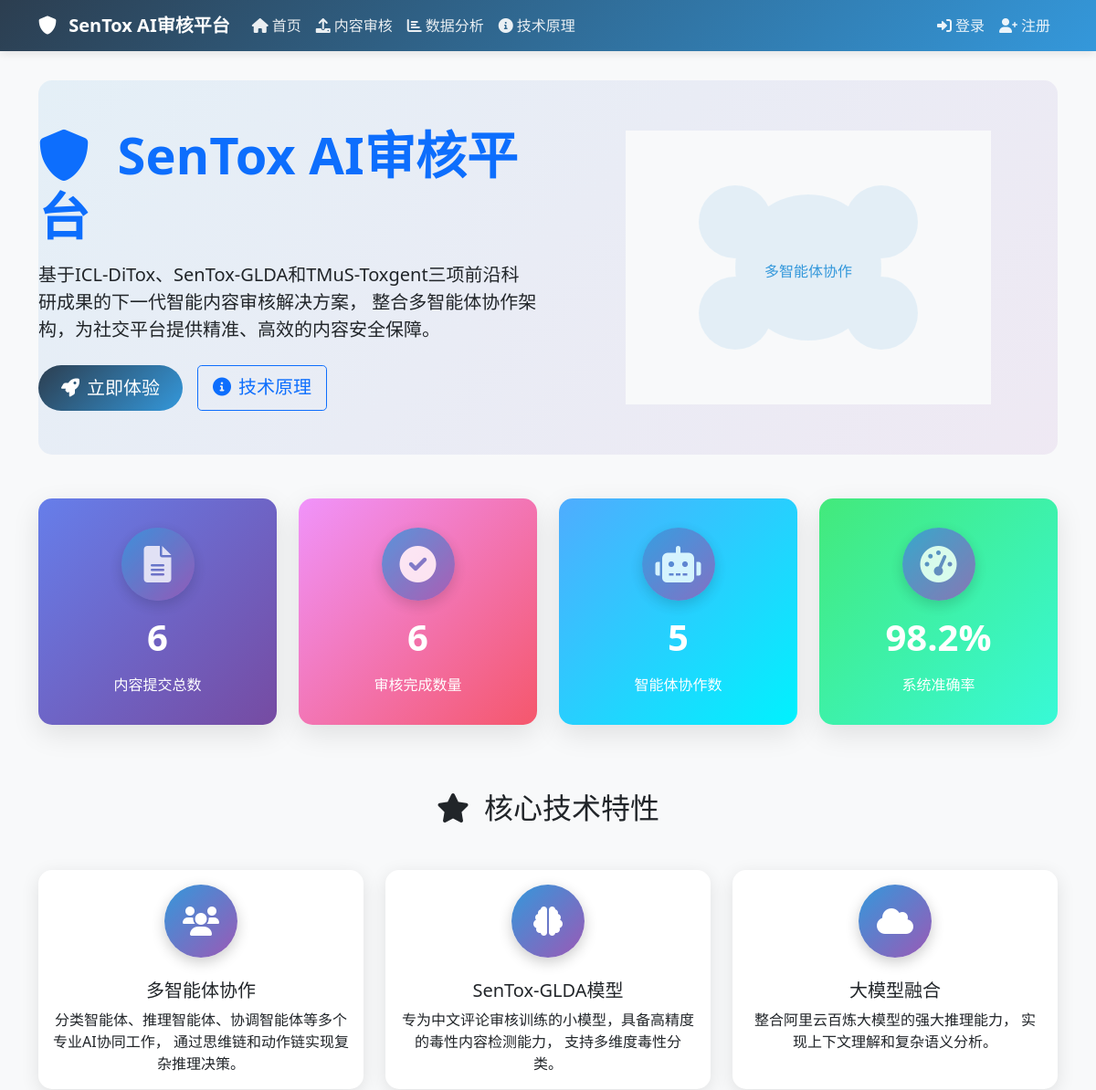
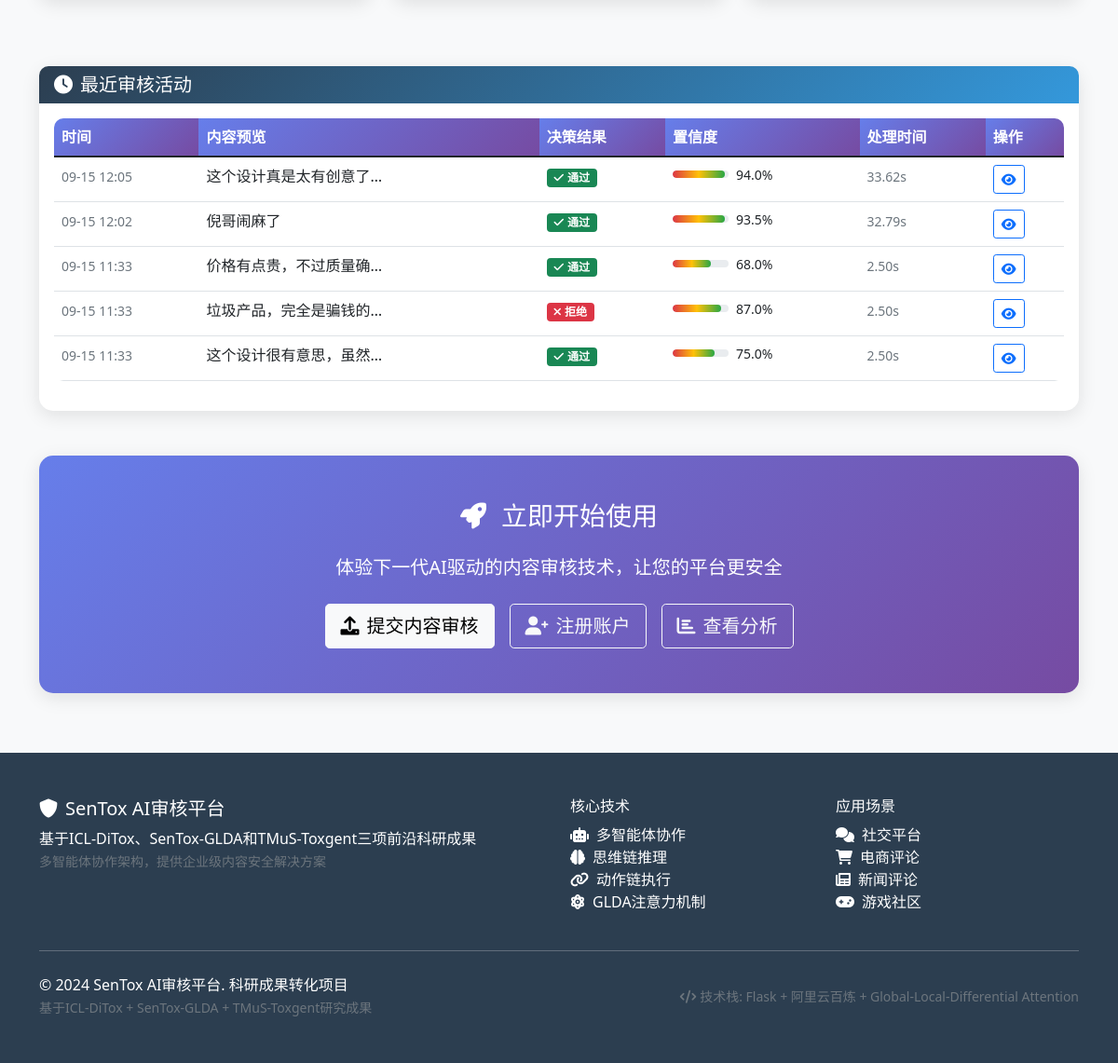
The page / on the database its author committed (2 pictures, top to bottom).
### models.py (models this page shows, shortened)
class ModerationRecord(db.Model):
    id = db.Column(db.Integer, primary_key=True)
    submission_id = db.Column(db.Integer, db.ForeignKey('content_submission.id'), nullable=False)
    initial_classification = db.Column(db.String(20))  # safe, toxic
    initial_confidence = db.Column(db.Float)
    final_decision = db.Column(db.String(20))  # approved, rejected, needs_review
    final_confidence = db.Column(db.Float)
    reasoning_chain = db.Column(db.Text)  # JSON格式存储推理链
    toxicity_categories = db.Column(db.Text)  # JSON: 仇恨言论、暴力、色情等
    severity_level = db.Column(db.Integer)  # 1-5级严重程度
    agent_decisions = db.Column(db.Text)  # JSON格式存储各智能体决策
    coordination_log = db.Column(db.Text)  # 协调过程日志
    started_at = db.Column(db.DateTime, default=datetime.utcnow)
    completed_at = db.Column(db.DateTime)
    processing_time = db.Column(db.Float)  # 处理时间（秒）

class ContentSubmission(db.Model):
    id = db.Column(db.Integer, primary_key=True)
    content = db.Column(db.Text, nullable=False)
    content_type = db.Column(db.String(20), default='text')  # text, image, video
    platform = db.Column(db.String(50))  # weibo, douyin, wechat等
    submitted_by = db.Column(db.Integer, db.ForeignKey('user.id'))
    submitted_at = db.Column(db.DateTime, default=datetime.utcnow)
    status = db.Column(db.String(20), default='pending')  # pending, processing, completed
    moderation_records = db.relationship('ModerationRecord', backref='submission', lazy=True)

### routes/main.py (the view)
@main_bp.route('/')
def index():
    init_systems()
    total_submissions = ContentSubmission.query.count()
    total_moderated = ModerationRecord.query.count()
    recent_records = ModerationRecord.query.order_by(ModerationRecord.started_at.desc()).limit(5).all()
    return render_template('index.html',
                         total_submissions=total_submissions,
                         total_moderated=total_moderated,
                         recent_records=recent_records)

### templates/index.html (shortened to what this page needs)
{% extends "base.html" %}
{% block content %}
<div class="hero-section py-5 mb-5">
    <div class="row align-items-center">
        <div class="col-lg-6">
            <h1 class="display-4 fw-bold text-primary mb-3">
                <i class="fas fa-shield-alt me-3"></i>
                SenTox AI审核平台
            </h1>
            <p class="lead mb-4">
                基于<strong>ICL-DiTox</strong>、<strong>SenTox-GLDA</strong>和<strong>TMuS-Toxgent</strong>三项前沿科研成果的下一代智能内容审核解决方案，
                整合多智能体协作架构，为社交平台提供精准、高效的内容安全保障。
            </p>
            <div class="d-flex gap-3">
                <a href="{{ url_for('main.submit_content') }}" class="btn btn-primary btn-lg">
                    <i class="fas fa-rocket me-2"></i>立即体验
                </a>
                <a href="{{ url_for('main.about') }}" class="btn btn-outline-primary btn-lg">
                    <i class="fas fa-info-circle me-2"></i>技术原理
                </a>
            </div>
        </div>
        <div class="col-lg-6">
            <div class="text-center">
                <img
                     alt="多智能体系统示意图" class="img-fluid" style="max-width: 400px;">
            </div>
        </div>
    </div>
</div>
<div class="row mb-5">
    <div class="col-md-3 mb-4">
        <div class="stats-card">
            <div class="feature-icon">
                <i class="fas fa-file-alt"></i>
            </div>
            <h3>{{ total_submissions | default(0) }}</h3>
            <p class="mb-0">内容提交总数</p>
        </div>
    </div>
    <div class="col-md-3 mb-4">
        <div class="stats-card" style="background: linear-gradient(135deg, #f093fb 0%, #f5576c 100%);">
            <div class="feature-icon">
                <i class="fas fa-check-circle"></i>
            </div>
            <h3>{{ total_moderated | default(0) }}</h3>
            <p class="mb-0">审核完成数量</p>
        </div>
    </div>
    <div class="col-md-3 mb-4">
        <div class="stats-card" style="background: linear-gradient(135deg, #4facfe 0%, #00f2fe 100%);">
            <div class="feature-icon">
                <i class="fas fa-robot"></i>
            </div>
            <h3>5</h3>
            <p class="mb-0">智能体协作数</p>
        </div>
    </div>
    <div class="col-md-3 mb-4">
        <div class="stats-card" style="background: linear-gradient(135deg, #43e97b 0%, #38f9d7 100%);">
            <div class="feature-icon">
                <i class="fas fa-tachometer-alt"></i>
            </div>
            <h3>98.2%</h3>
            <p class="mb-0">系统准确率</p>
        </div>
    </div>
</div>
<div class="row mb-5">
    <div class="col-12">
        <h2 class="text-center mb-5">
            <i class="fas fa-star me-3"></i>核心技术特性
        </h2>
    </div>
    <div class="col-md-4 mb-4">
        <div class="card h-100">
            <div class="card-body text-center">
                <div class="feature-icon">
                    <i class="fas fa-users"></i>
                </div>
                <h5 class="card-title">多智能体协作</h5>
                <p class="card-text">
                    分类智能体、推理智能体、协调智能体等多个专业AI协同工作，
                    通过思维链和动作链实现复杂推理决策。
                </p>
            </div>
        </div>
    </div>
    <div class="col-md-4 mb-4">
        <div class="card h-100">
            <div class="card-body text-center">
                <div class="feature-icon">
                    <i class="fas fa-brain"></i>
                </div>
                <h5 class="card-title">SenTox-GLDA模型</h5>
                <p class="card-text">
                    专为中文评论审核训练的小模型，具备高精度的毒性内容检测能力，
                    支持多维度毒性分类。
                </p>
            </div>
        </div>
    </div>
    <div class="col-md-4 mb-4">
        <div class="card h-100">
            <div class="card-body text-center">
                <div class="feature-icon">
                    <i class="fas fa-cloud"></i>
                </div>
                <h5 class="card-title">大模型融合</h5>
                <p class="card-text">
                    整合阿里云百炼大模型的强大推理能力，
                    实现上下文理解和复杂语义分析。
                </p>
            </div>
        </div>
    </div>
</div>
{% if recent_records %}
<div class="row">
    <div class="col-12">
        <div class="card">
            <div class="card-header">
                <h5 class="mb-0">
                    <i class="fas fa-clock me-2"></i>最近审核活动
                </h5>
            </div>
            <div class="card-body">
                <div class="table-responsive">
                    <table class="table table-hover">
                        <thead>
                            <tr>
                                <th>时间</th>
                                <th>内容预览</th>
                                <th>决策结果</th>
                                <th>置信度</th>
                                <th>处理时间</th>
                                <th>操作</th>
                            </tr>
                        </thead>
                        <tbody>
                            {% for record in recent_records %}
                            <tr>
                                <td>
                                    <small class="text-muted">
                                        {{ record.started_at.strftime('%m-%d %H:%M') if record.started_at }}
                                    </small>
                                </td>
                                <td>
                                    <div style="max-width: 200px; overflow: hidden; text-overflow: ellipsis; white-space: nowrap;">
                                        {{ record.submission.content[:50] + '...' if record.submission.content|length > 50 else record.submission.content }}
                                    </div>
                                </td>
                                <td>
                                    {% if record.final_decision == 'approved' %}
                                        <span class="badge bg-success">
                                            <i class="fas fa-check me-1"></i>通过
                                        </span>
                                    {% elif record.final_decision == 'rejected' %}
                                        <span class="badge bg-danger">
                                            <i class="fas fa-times me-1"></i>拒绝
                                        </span>
                                    {% elif record.final_decision == 'escalated' %}
                                        <span class="badge bg-warning">
                                            <i class="fas fa-exclamation me-1"></i>升级
                                        </span>
                                    {% else %}
                                        <span class="badge bg-secondary">
                                            <i class="fas fa-question me-1"></i>{{ record.final_decision or '未知' }}
                                        </span>
                                    {% endif %}
                                </td>
                                <td>
                                    <div class="d-flex align-items-center">
                                        <div class="confidence-bar me-2" style="width: 60px;">
                                            <div class="confidence-fill" data-confidence="{{ record.final_confidence or 0 }}"></div>
                                        </div>
                                        <small>{{ "%.1f%%" % ((record.final_confidence or 0) * 100) }}</small>
                                    </div>
                                </td>
                                <td>
                                    <small class="text-muted">
                                        {{ "%.2fs" % (record.processing_time or 0) }}
                                    </small>
                                </td>
                                <td>
                                    <a href="{{ url_for('main.view_result', submission_id=record.submission_id) }}"
                                       class="btn btn-sm btn-outline-primary">
                                        <i class="fas fa-eye"></i>
                                    </a>
                                </td>
                            </tr>
                            {% endfor %}
                        </tbody>
                    </table>
                </div>
            </div>
        </div>
    </div>
</div>
{% endif %}
<div class="row mt-5">
    <div class="col-12">
        <div class="card border-0" style="background: linear-gradient(135deg, #667eea 0%, #764ba2 100%);">
            <div class="card-body text-white text-center py-5">
                <h3 class="mb-4">
                    <i class="fas fa-rocket me-3"></i>立即开始使用
                </h3>
                <p class="lead mb-4">
                    体验下一代AI驱动的内容审核技术，让您的平台更安全
                </p>
                <div class="d-flex justify-content-center gap-3 flex-wrap">
                    <a href="{{ url_for('main.submit_content') }}" class="btn btn-light btn-lg">
                        <i class="fas fa-upload me-2"></i>提交内容审核
                    </a>
                    {% if not current_user.is_authenticated %}
                    <a href="{{ url_for('main.register') }}" class="btn btn-outline-light btn-lg">
                        <i class="fas fa-user-plus me-2"></i>注册账户
                    </a>
                    {% endif %}
                    <a href="{{ url_for('main.analytics') }}" class="btn btn-outline-light btn-lg">
                        <i class="fas fa-chart-bar me-2"></i>查看分析
                    </a>
                </div>
            </div>
        </div>
    </div>
</div>
{% endblock %}

### rows shown on the page
ModerationRecord: started_at "09-15 12:05", submission|length "这个设计真是太有创意了…", final_decision "approved" (drawn), (record.final_confidenceor0)*100 "94.0%", processing_time "33.62s"
ModerationRecord: started_at "09-15 12:02", submission|length "倪哥闹麻了", final_decision "approved" (drawn), (record.final_confidenceor0)*100 "93.5%", processing_time "32.79s"
ModerationRecord: started_at "09-15 11:33", submission|length "价格有点贵，不过质量确…", final_decision "approved" (drawn), (record.final_confidenceor0)*100 "68.0%", processing_time "2.50s"
ModerationRecord: started_at "09-15 11:33", submission|length "垃圾产品，完全是骗钱的…", final_decision "rejected" (drawn), (record.final_confidenceor0)*100 "87.0%", processing_time "2.50s"
ModerationRecord: started_at "09-15 11:33", submission|length "这个设计很有意思，虽然…", final_decision "approved" (drawn), (record.final_confidenceor0)*100 "75.0%", processing_time "2.50s"

### other values the page prints
{{ total_submissions | default(0) }} "6"
{{ total_moderated | default(0) }} "6"
